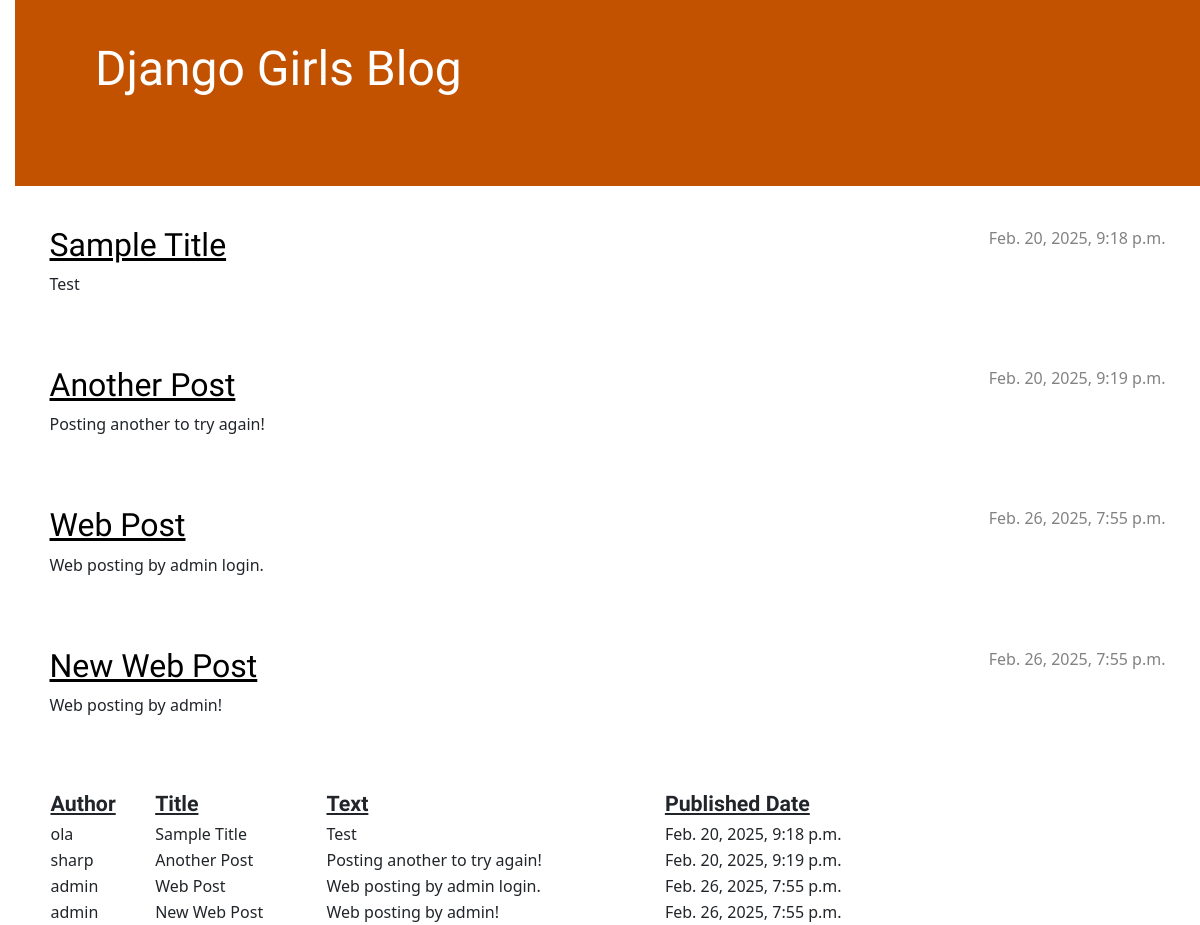
The page / on the database its author committed.
### blog/models.py (models this page shows, shortened)
class Post(models.Model):
    author = models.ForeignKey(settings.AUTH_USER_MODEL, on_delete=models.CASCADE)
    title = models.CharField(max_length=200)
    text = models.TextField()
    created_date = models.DateTimeField(default=timezone.now)
    published_date = models.DateTimeField(blank=True, null=True)

### blog/views.py (the view)
# urls.py: path('', views.post_list, name='post_list'), #url that thas post_list needs to execute a views function called post list
def post_list(request):  # passing request object - could have loads of information such as command line parameters or environment variables
    time_now = datetime.now(timezone(timedelta(hours=-5 )))
    posts = Post.objects.filter(published_date__lte=time_now).order_by('published_date') # render post_list.html -- empty list {} shows we are not passing into any variables
    return render(request, 'blog/post_list.html', {'posts': posts})

### blog/templates/blog/post_list.html (shortened to what this page needs)
{% extends 'blog/base.html' %}
{% block content %}
    {% for post in posts %}
        <article class="post">
            <time class="date">
                {{ post.published_date }}
            </time>
            <h2><a href="{% url 'post_detail' pk=post.pk %}">{{ post.title }}</a></h2>
            <p>{{ post.text|linebreaksbr }}</p>
        </article>
    {% endfor %}
{% endblock %}

### blog/templates/blog/base.html (shortened to what this page needs)
{% load static %}
<!DOCTYPE html>
<html>
    <head>
        <link rel="stylesheet" href="https://cdn.jsdelivr.net/npm/bootstrap@5.3.3/dist/css/bootstrap.min.css"
>
        <link rel="stylesheet" href="{% static 'css/blog.css' %}">
    </head>
    <body>
        <header class="page-header">
            <div class="page-header">
                <h1><a href="/">Django Girls Blog</a></h1>
            </div>
        </header>
        <main class="container">
            <div class="row">
                <div class="col">
                        {% block content %}{% endblock %}
                </div>
            <div>
            {% if posts %}
                <table>
                    <thead>
                        <tr>
                            <th>Author</th>
                            <th>Title</th>
                            <th>Text</th>
                            <th>Published Date</th>
                        </tr>
                    </thead>
                    <tbody>
                        {% for row in posts %}
                        <tr>
                            <td>{{ row.author }}</td>
                            <td>{{ row.title }}</td>
                            <td>{{ row.text }}</td>
                            <td>{{ row.published_date }}</td>
                        </tr>
                        {% endfor %}
                    </tbody>
                </table>
            {% else %}
                <div class="no posts">
                    No Posts Found
                </div>
            {% endif %}
        </main>
    </body>
</html>

### blog/static/css/blog.css (style rules this page uses)
h1 a, h2 a { color: #C25100; font-family: 'Lobster'; }
body { padding-left: 15px; }
.page-header { background-color: #C25100; margin-top: 0; margin-bottom: 40px; padding: 20px 20px 20px 40px; }
.page-header h1, .page-header h1 a, .page-header h1 a:visited, .page-header h1 a:active { color: #ffffff; font-size: 36pt; text-decoration: none; }
h1, h2, h3, h4 { font-family: 'Lobster', cursive; }
.date { color: #828282; }
.post { margin-bottom: 70px; }
.post h2 a, .post h2 a:visited { color: #000000; }
.post > .date, .post > .actions { float: right; }
table, thead, tbody { padding-right: 10px; width: 80%; border-collapse: collapse; }
thead { font-family: 'Lobster', cursive; font-size: 16pt; text-decoration: underline; }

### rows shown on the page
Post: published_date "Feb. 20, 2025, 9:18 p.m.", title "Sample Title", text "Test", author "ola"
Post: published_date "Feb. 20, 2025, 9:19 p.m.", title "Another Post", text "Posting another to try again!", author "sharp"
Post: published_date "Feb. 26, 2025, 7:55 p.m.", title "Web Post", text "Web posting by admin login.", author "admin"
Post: published_date "Feb. 26, 2025, 7:55 p.m.", title "New Web Post", text "Web posting by admin!", author "admin"
